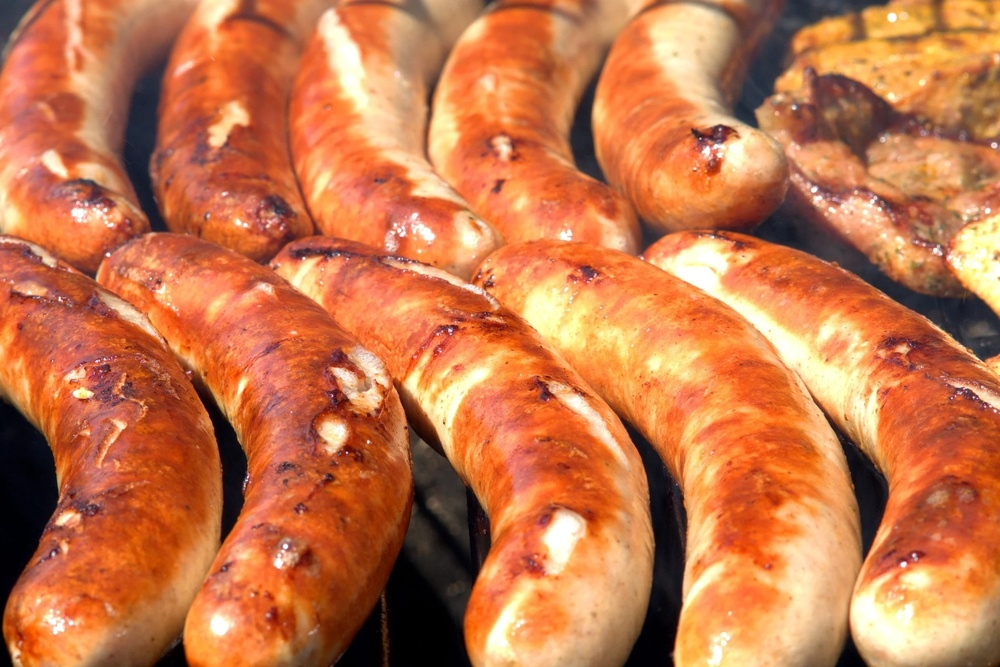
#> input picture Study_Py_OpenCV/src/sausage.jpg, 1000 x 667 px, shrunk from 1920 x 1280 before the run, found by its file name
$ python Study_Py_OpenCV_10_Channel_Split_Merge.py
#> lines starting #> are read from the running program, lines starting #| are printed output that depends on the picture
# 채널 분리(Split)과 병합(Merge)은 영상이나 이미지의 색상 공간의 채널을 분리하거나 합치기 위해 사용합니다.
# 예를 들어, BGR 색상 공간을 B(Blue), G(Green), R(Red)로 분리해 단일 채널을 가진 배열로 반환할 수 있습니다.
# 분리된 채널의 값을 변경하거나 순서를 변경해, GB(R/2) 공간을 만들거나 새로운 색상 공간으로 변경할 수도 있습니다.
# Tip : OpenCV의 가산 혼합의 삼원색 기본 배열순서는 BGR입니다.
import cv2
import numpy as np

src = cv2.imread("Study_Py_OpenCV/src/sausage.jpg", cv2.IMREAD_COLOR)
#> src is the input picture: shape (667, 1000, 3); mean B, G, R 74.6, 118.3, 197.6
# 채널 분리 함수(cv2.split)로 이미지에서 채널을 분리할 수 있습니다.
# mv = cv2.split(src)는 입력 이미지(src)에서 채널을 분리해 단일 채널 이미지 배열(mv)을 생성합니다.
# mv는 목록(list) 형식으로 반환되며, b, g, r 등으로 형태로 각 목록의 원솟값을 변수로 지정할 수 있습니다.
# 분리된 채널의 순서에 맞게 각 변수에 할당됩니다.
# Tip : 분리된 채널들은 단일 채널이므로 흑백 색상으로 표현됩니다.
b, g, r = cv2.split(src)
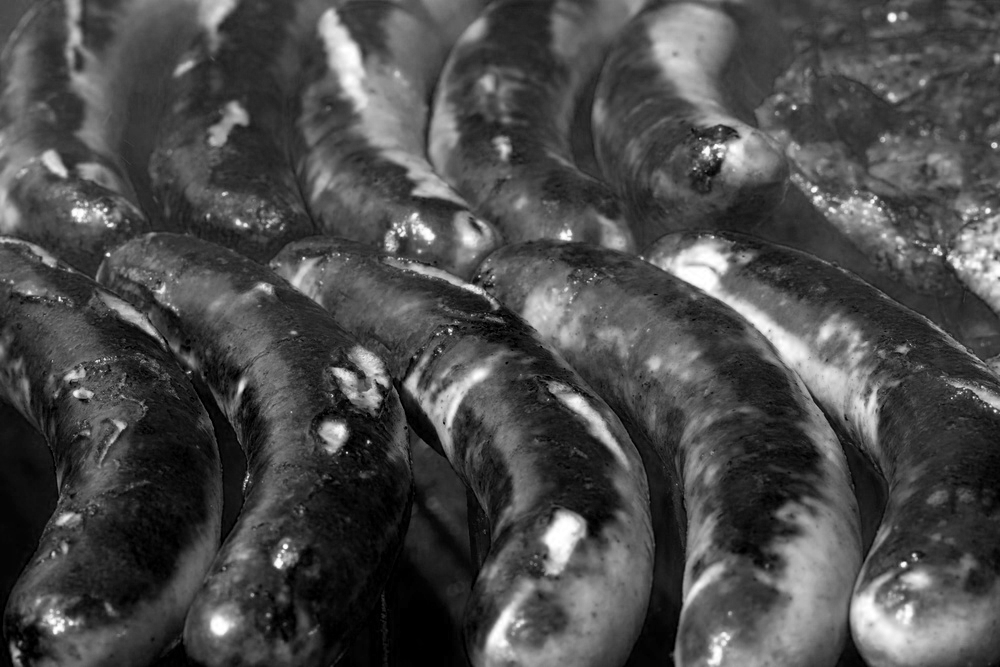
#> b: shape (667, 1000); min 0, max 255, mean 74.6
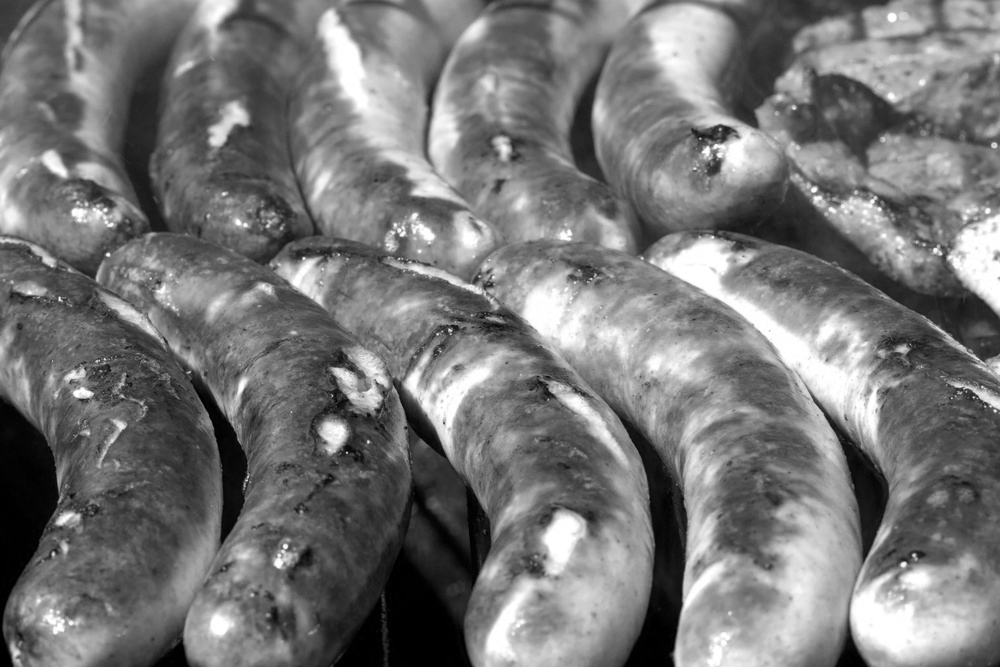
#> g: shape (667, 1000); min 0, max 255, mean 118.3
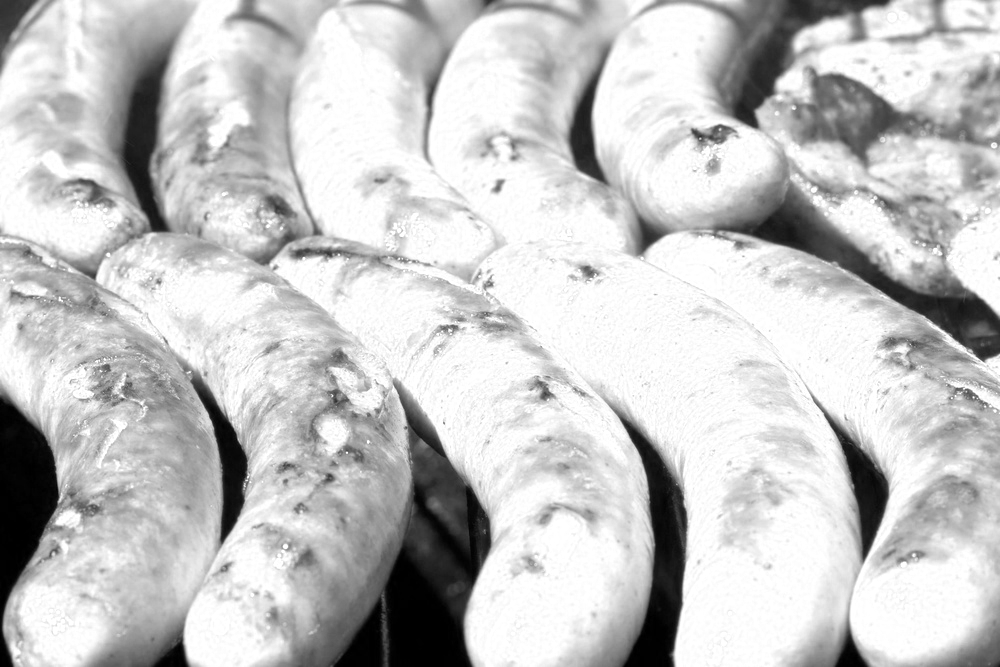
#> r: shape (667, 1000); min 0, max 255, mean 197.6
# 채널 병합 함수(cv2.merge)로 분리된 채널을 병합해 하나의 이미지로 합칠 수 있습니다.
# dst = cv2.merge(mv)로 단일 채널 이미지 배열(mv)를 병합해 출력 이미지(dst)를 생성합니다.
# 채널을 변형한 뒤에 다시 합치거나 순서를 변경해 병합할 수 있습니다.
# 순서가 변경될 경우, 원본 이미지와 다른 색상으로 표현될 수 있습니다.
inverse = cv2.merge((r, g, b))

cv2.imshow("b", b)
cv2.imshow("g", g)
cv2.imshow("r", r)
cv2.imshow("inverse", inverse)
cv2.waitKey()
cv2.destroyAllWindows()

# 이미지[높이, 너비, 채널]을 이용하여 특정 영역의 특정 채널만 불러올 수 있습니다.
# :, :, n을 입력할 경우, 이미지 높이와 너비를 그대로 반환하고 n번째 채널만 반환하여 적용합니다.
# Tip : src[..., n]의 형태로도 사용할 수 있습니다.
b = src[:,:,0]
g = src[:,:,1]
r = src[:,:,2]
cv2.imshow("b", b)
cv2.imshow("g", g)
cv2.imshow("r", r)
cv2.waitKey()
cv2.destroyAllWindows()

# 검은색 빈 공간 이미지가 필요할 때는 np.zeros((높이, 너비, 채널), dtype=정밀도)을 이용해 빈 이미지를 생성할 수 있습니다.
# Blue, Green, Zero 이미지를 병합할 경우, Red 채널 영역이 모두 흑백이미지로 변경됩니다.
# Tip : import numpy as np가 포함된 상태여야합니다.
# Tip : 특정 색상의 이미지를 생성하려는 경우에는 np.full((높이, 너비, 채널), (b, g, r), dtype=정밀도)을 이용해 특정 색상 이미지를 생성할 수 있습니다.
height, width, channel = src.shape
#> height = 667; width = 1000; channel = 3
zero = np.zeros((height, width, 1), dtype=np.uint8)
bgz = cv2.merge((b, g, zero))
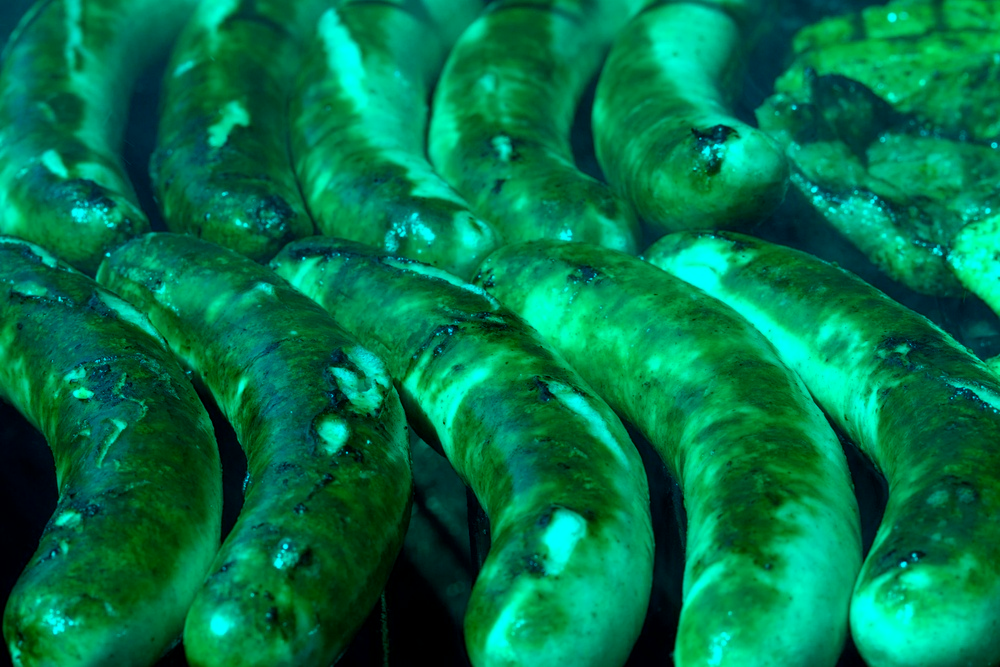
#> bgz: shape (667, 1000, 3); mean of channels 0, 1, 2 74.6, 118.3, 0; drawn as B, G, R
cv2.imshow("bgz", bgz)
cv2.waitKey()
cv2.destroyAllWindows()
